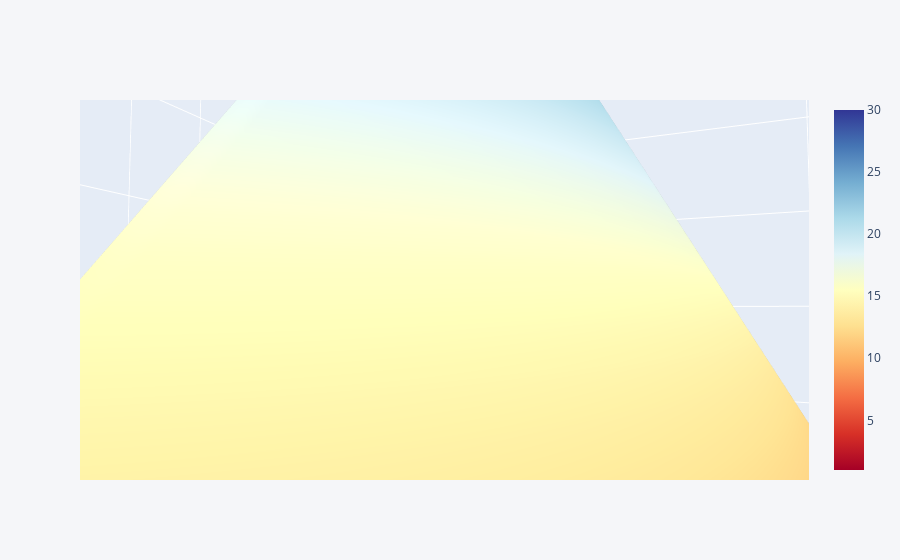

The notebook cell this image was saved under:
### Markdown cell above
## 3d Surface

### Code cell
df3 = pd.DataFrame({'x':[1,2,3,4,5],'y':[10,20,30,20,10],'z':[5,4,3,2,1]})
df3.iplot(kind='surface',colorscale='rdylbu')

### Figure 1 — Plotly figure (JSON) as saved in the notebook; plotly's stock layout.template omitted (floating-point values rounded to 4 significant figures)
{"data": [{"colorscale": [[0, "rgb(165,0,38)"], [0.1, "rgb(215,48,39)"], [0.2, "rgb(244,109,67)"], [0.3, "rgb(253,174,97)"], [0.4, "rgb(254,224,144)"], [0.5, "rgb(255,255,191)"], [0.6, "rgb(224,243,248)"], [0.7, "rgb(171,217,233)"], [0.8, "rgb(116,173,209)"], [0.9, "rgb(69,117,180)"], [1, "rgb(49,54,149)"]], "type": "surface", "x": [0, 1, 2, 3, 4], "y": ["x", "y", "z"], "z": [[1, 2, 3, 4, 5], [10, 20, 30, 20, 10], [5, 4, 3, 2, 1]]}], "layout": {"autosize": true, "legend": {"bgcolor": "#F5F6F9", "font": {"color": "#4D5663"}}, "paper_bgcolor": "#F5F6F9", "plot_bgcolor": "#F5F6F9", "scene": {"aspectmode": "auto", "aspectratio": {"x": 1, "y": 1, "z": 1}, "camera": {"center": {"x": 0, "y": 0, "z": 0}, "eye": {"x": 0.4501, "y": 0.1792, "z": -0.01883}, "projection": {"type": "perspective"}, "up": {"x": 0, "y": 0, "z": 1}}}, "title": {"font": {"color": "#4D5663"}}, "xaxis": {"gridcolor": "#E1E5ED", "showgrid": true, "tickfont": {"color": "#4D5663"}, "title": {"font": {"color": "#4D5663"}, "text": ""}, "zerolinecolor": "#E1E5ED"}, "yaxis": {"gridcolor": "#E1E5ED", "showgrid": true, "tickfont": {"color": "#4D5663"}, "title": {"font": {"color": "#4D5663"}, "text": ""}, "zerolinecolor": "#E1E5ED"}}}
